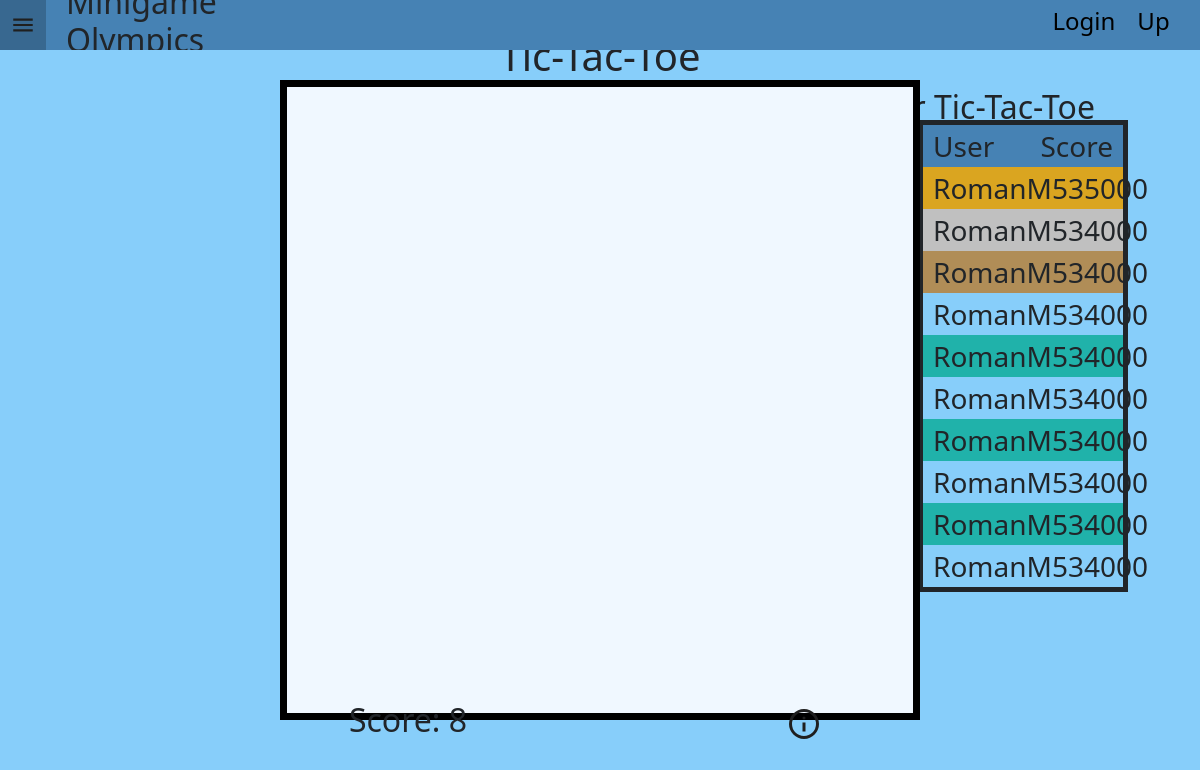
The app's page /games/1, older data.
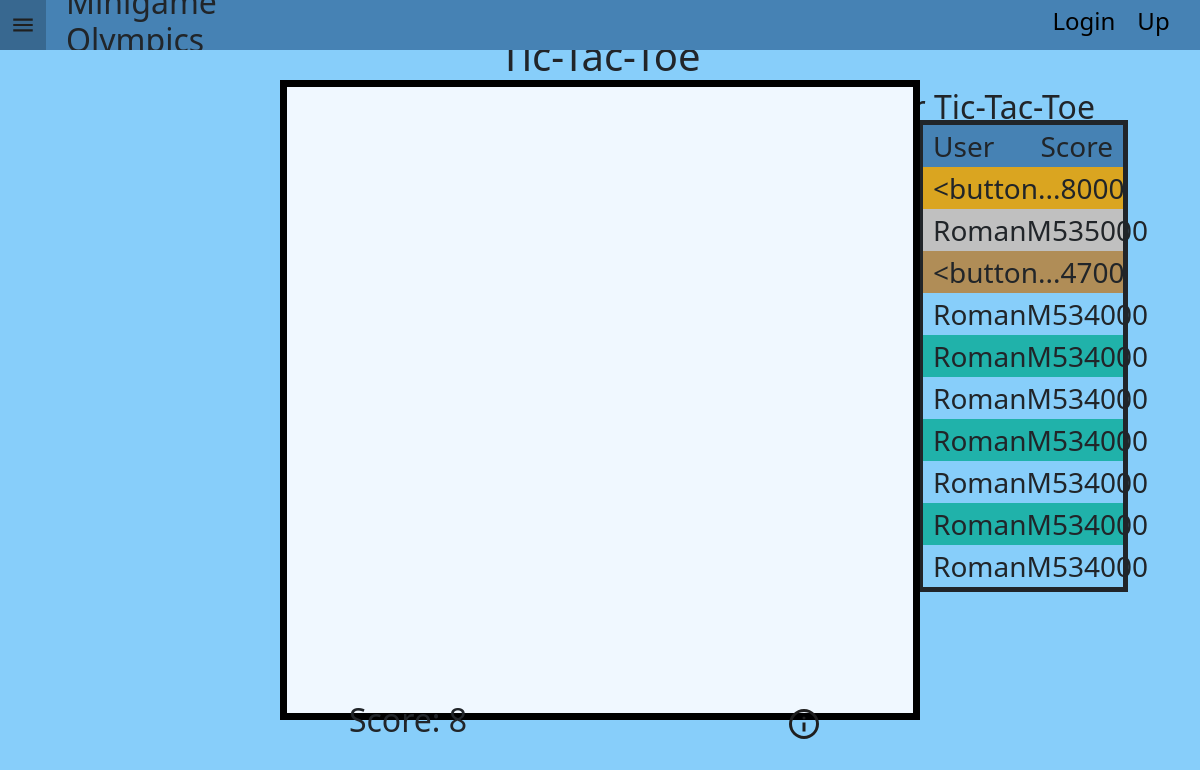
The same page, newer data.
### models.py (models this page shows, shortened)
class Score(Base):
    __tablename__ = "scores"
    id: Mapped[int] = mapped_column(Integer, primary_key=True, index=True)
    game: Mapped[str] = mapped_column(String(100), nullable=False)
    val: Mapped[int] = mapped_column(Integer, nullable=False)
    user_id: Mapped[int] = mapped_column(
        ForeignKey("users.id"),
        nullable=False,
        index=True,
    )
    date_posted: Mapped[datetime] = mapped_column(
        DateTime(timezone=True),
        default=lambda: datetime.now(UTC),
    )
    username: Mapped[User] = relationship(back_populates="scores")

class User(Base):
    __tablename__ = "users"
    id: Mapped[int] = mapped_column(Integer, primary_key=True, index=True)
    username: Mapped[str] = mapped_column(String(50), unique=True, nullable=False)
    email: Mapped[str] = mapped_column(String(120), unique=True, nullable=False)
    image_file: Mapped[str | None] = mapped_column(
        String(200),
        nullable=True,
        default = None,
    )
    password_hash: Mapped[str] = mapped_column(String(200), nullable=False)
    scores: Mapped[list[Score]] = relationship(back_populates="username", cascade="all, delete-orphan",)

### main.py (the view)
@app.get("/games/{game_id}", include_in_schema=False)
async def game_page(request: Request, game_id: int, db: Annotated[AsyncSession, Depends(get_db)]):
    for game in games:
        if(game.get("id") == game_id):
            result = await db.execute(select(models.Score).where(models.Score.game == game.get("title")).order_by(models.Score.val.desc()).limit(10).options(selectinload(models.Score.username)))
            score = result.scalars().all()
            return templates.TemplateResponse(
            request,
            "gameWindowTemplate.html",
            {"game": game, "scores": score},
        )
    raise HTTPException(status_code=status.HTTP_404_NOT_FOUND, detail="Game not found")

### templates/gameWindowTemplate.html (shortened to what this page needs)
{% extends "layout.html" %}
    {% block content %}
        <h1 id="gameTitle">{{ game.title }}</h1>
        <h2 id="listTitle">Top 10 for {{ game.title }}</h2>
        <ul id="scoreboard">
            <li class="header"><span style="margin-left:10px">User</span><span style="margin-right: 10px;">Score</span></li>
            {% for entry in scores %}
            <li class="entry"><span style="margin-left:10px">{{ entry.username.username | truncate(16) }}</span><span style="margin-right: 10px;">{{ entry.val }}</span></li>
            {% endfor %}
        </ul>
        <div id="window">
        </div>
        <h3 id="score">Score: 8</h3>
    {% endblock content %}

Row changes from the older to the newer data that the page shows:
no longer on this page (row unchanged): Score: username.username "RomanM53", val "4000"
no longer on this page (row unchanged): Score: username.username "RomanM53", val "4000"
added Score: username.username "<button...", val "8000"
added Score: username.username "<button...", val "4700"
